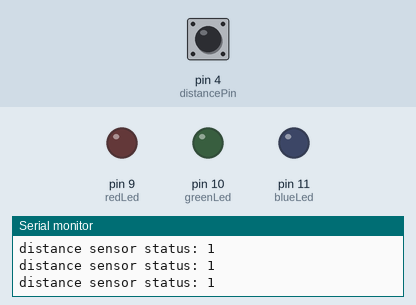
Simulated run of this sketch. Board: Arduino Uno, built with avr-gcc and run on an emulated ATmega328P. Parts: output pins drawn as LEDs (lit = HIGH), the last lines printed to the serial monitor. Dashed ring = blinking. Inputs (shaded band) come from the test bench; at power-on: pin 4 (distancePin) HIGH.

Above: at 1.2 s.
1.3 s: pin 4 (distancePin) driven LOW
At 2.2 s:
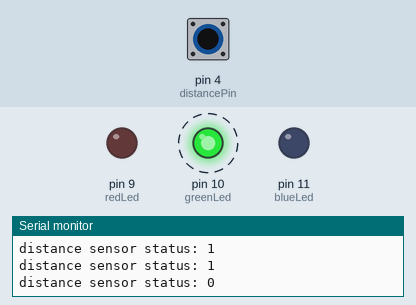
4.3 s: pin 4 (distancePin) driven HIGH
At 4.7 s:
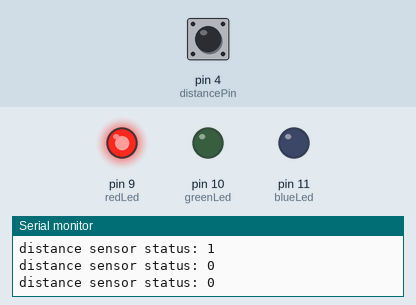
7.3 s: pin 4 (distancePin) pulsed LOW 2 times (0.12 s each, 0.3 s apart)
At 9.2 s:
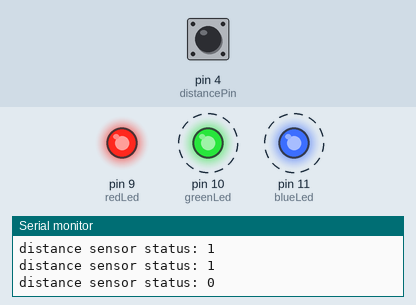
10.9 s: pin 4 (distancePin) pulsed LOW 5 times (0.12 s each, 0.3 s apart)
At 11.3 s:
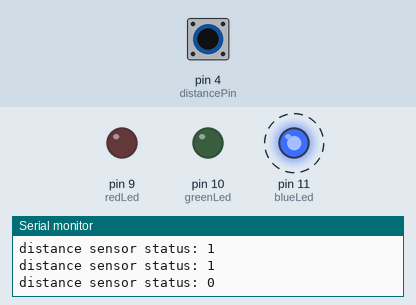
Timing chart, 0 to 14.4 s (numbered marks = the images above; inputs shaded):
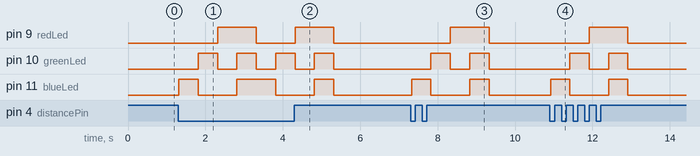

The sketch:

_170618_intel_genuino101_Project.ino
```cpp
int distancePin=4;
int redLed=9;
int greenLed=10;
int blueLed=11;

void setup(){
  Serial.begin(9600);
  Serial.println("Start");

  pinMode(distancePin, INPUT);
  pinMode(redLed, OUTPUT);
  pinMode(greenLed, OUTPUT);
  pinMode(blueLed, OUTPUT);
}

void loop(){
  if(digitalRead(distancePin) == LOW){
    digitalWrite(blueLed, HIGH);
    digitalWrite(greenLed,LOW);
    digitalWrite(redLed,LOW);
    delay(500);
    digitalWrite(blueLed, LOW);
    digitalWrite(greenLed,HIGH);
    digitalWrite(redLed,LOW);
    delay(500);
    digitalWrite(blueLed, LOW);
    digitalWrite(greenLed,LOW);
    digitalWrite(redLed,HIGH);
    delay(500);
    digitalWrite(blueLed, HIGH);
    digitalWrite(greenLed,HIGH);
    digitalWrite(redLed,HIGH);
    delay(500);
  }
  else{
    digitalWrite(blueLed, LOW);
    digitalWrite(greenLed,LOW);
    digitalWrite(redLed,LOW);
  }
  Serial.print("distance sensor status: ");
  Serial.println(digitalRead(distancePin), BIN);
}
```

Measured:
- after the input at 1.3 s, pin 9 (redLed): LOW → HIGH after 1.0 s, → LOW 1.0 s later; pin 10 (greenLed): alternates HIGH for 0.50 s and LOW for 0.50 s, starting after 0.52 s; pin 11 (blueLed): LOW → HIGH at once, → LOW 0.50 s later, → HIGH 1.0 s later, → LOW 1.0 s later
- after the input at 4.3 s, pin 9 (redLed), pin 10 (greenLed): goes on until 5.3 s, then stays LOW
- after the input at 7.3 s, pin 9 (redLed): LOW → HIGH after 1.0 s, → LOW 1.0 s later; pin 10 (greenLed): alternates HIGH for 0.50 s and LOW for 0.50 s, 4 changes in all, then stays LOW, starting after 0.53 s; pin 11 (blueLed): alternates HIGH for 0.50 s and LOW for 1.0 s, starting at once
- after the input at 10.9 s, pin 9 (redLed): LOW → HIGH after 1.0 s, → LOW 1.0 s later; pin 10 (greenLed): alternates HIGH for 0.50 s and LOW for 0.50 s, 4 changes in all, then stays LOW, starting after 0.52 s; pin 11 (blueLed): alternates HIGH for 0.50 s and LOW for 1.0 s, 4 changes in all, then stays LOW, starting at once
